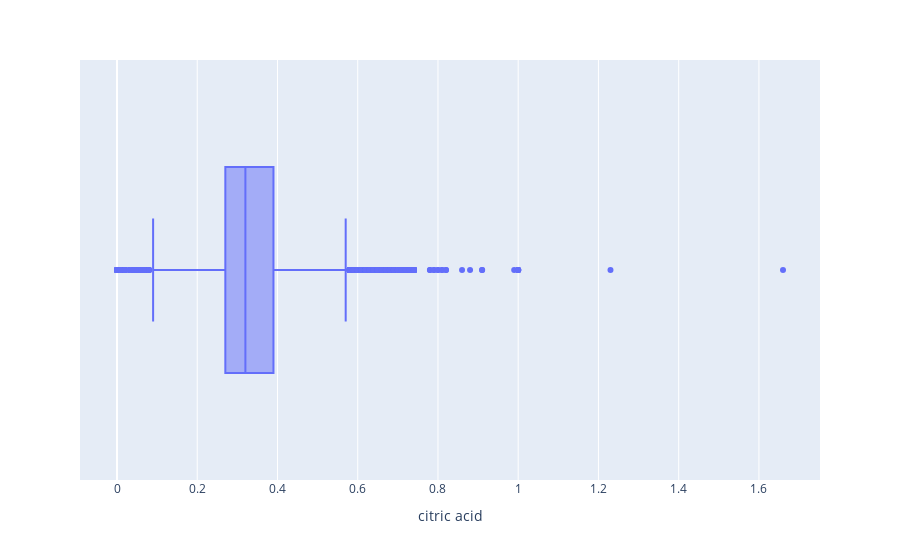

The cell this chart's notebook holds for it:
### Code cell
px.box(x, "citric acid").show()

### Figure 1 — Plotly figure (JSON) as saved in the notebook; plotly's stock layout.template omitted (floating-point values rounded to 4 significant figures; data arrays with more than 128 entries replaced by an {"elided": "..."} marker saying what was removed)
{"data": [{"alignmentgroup": "True", "hovertemplate": "citric acid=%{x}<extra></extra>", "legendgroup": "", "marker": {"color": "#636efa"}, "name": "", "notched": false, "offsetgroup": "", "orientation": "h", "showlegend": false, "type": "box", "x": {"elided": "4898 float values"}, "x0": " ", "xaxis": "x", "y0": " ", "yaxis": "y"}], "layout": {"boxmode": "group", "legend": {"tracegroupgap": 0}, "margin": {"t": 60}, "xaxis": {"anchor": "y", "domain": [0, 1], "title": {"text": "citric acid"}}, "yaxis": {"anchor": "x", "domain": [0, 1]}}}
